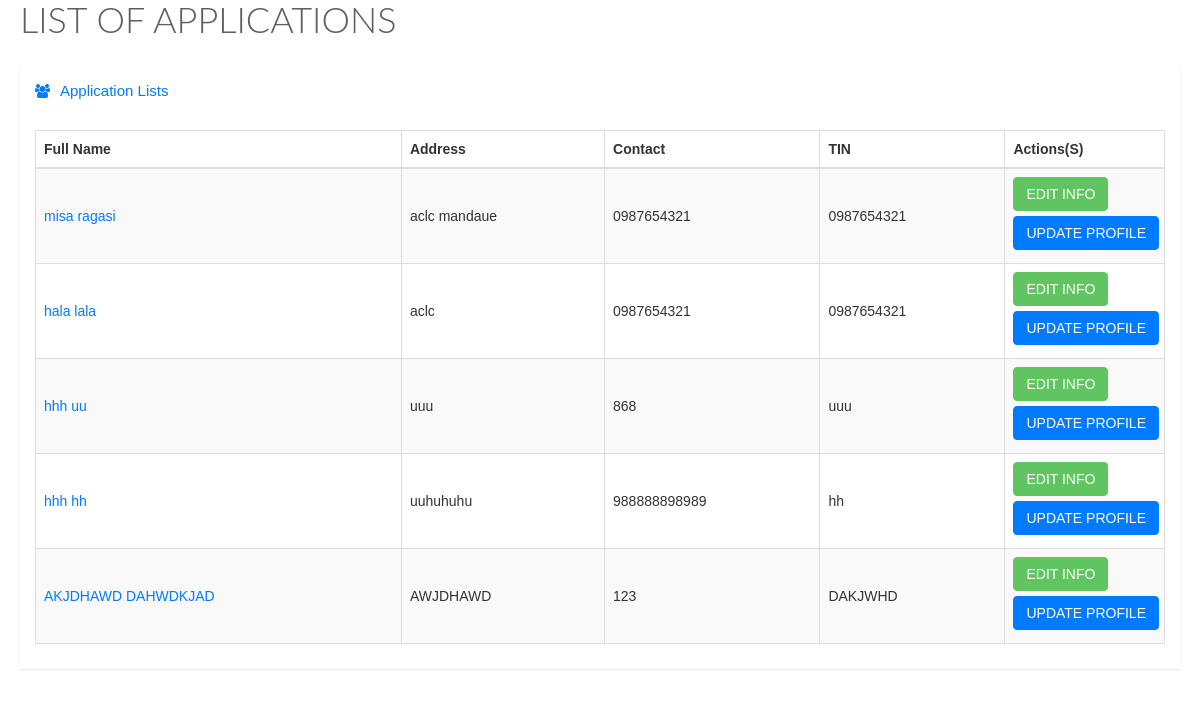
The page /listapplications.php on the database its author committed.
### tables this page shows
CREATE TABLE `customerlists` (
  `id` int(11) NOT NULL,
  `customerid` varchar(20) NOT NULL,
  `firstname` varchar(100) NOT NULL,
  `middlename` varchar(100) NOT NULL,
  `lastname` varchar(100) NOT NULL,
  `tin` varchar(100) NOT NULL,
  `address` text NOT NULL,
  `contact` varchar(100) NOT NULL,
  `profile` text NOT NULL
);

### listapplications.php (the view, shortened to what this page needs)
<link href="stylesheets/bootstrap.min.css" media="all" rel="stylesheet" type="text/css" />
    <link href="stylesheets/font-awesome.min.css" media="all" rel="stylesheet" type="text/css" />
    <link href="stylesheets/datatables.css" media="all" rel="stylesheet" type="text/css" />
    <link href="stylesheets/style.css" media="all" rel="stylesheet" type="text/css" />
     <link href="stylesheets/jquery.fancybox.css" media="all" rel="stylesheet" type="text/css" />
     <div id="msg"></div><div id="stocks1">
    <div class="animated fadeInDown">
        <div class="page-title">
          <h1>
          </h1>
        </div>
        <div class="row">
          <div class="col-lg-12">
            <div class="widget-container fluid-height clearfix">
              <div class="heading">
                <i class="fa fa-users"></i>Application Lists
              </div>
              <div class="widget-content padded clearfix">
                <table class="table table-bordered table-striped" id="dataTable1">
                  <thead>
                    <th>
                      Full Name
                    </th>
                    <th>
                     Address
                    </th>
                    <th class="hidden-xs">
                     Contact
                    </th>
                    <th class="hidden-xs">
                      TIN
                    </th>
                    <th>Actions(S)</th>
                  </thead>
                  <tbody>
                     <?php
                        include 'db/connection.php';
                        $accounts = $dbConn->query("SELECT * FROM customerlists");
                        while ($getaccounts = $accounts->fetch(PDO::FETCH_ASSOC))
                        {
                        ?>
                        <tr>
                        <td><a href="#<?php echo $getaccounts['id'];?>" class="fancybox"><?php echo $getaccounts['firstname'].' '.$getaccounts['lastname'];?></a></td>
                          <td> <?php echo $getaccounts['address'];?></td>
                           <td><?php echo $getaccounts['contact'];?></td>
                           <td><?php echo $getaccounts['tin'];?></td>
                          <td class="actions">
                        <button class="btn btn-success" data-edit="<?php echo $getaccounts['id'];?>" id="edit_info">EDIT INFO</button>  <button class="btn btn-primary" data-update="<?php echo $getaccounts['id'];?>" id="update_profile">UPDATE PROFILE</button>
                      </td>
                                 </tr>
                                 <?php } ?>
                  </tbody>
                </table>
              </div>
            </div>
          </div>
        </div>
        </div>
        </div>

### rows shown on the page
customerlists: firstname "misa", lastname "ragasi", address "aclc mandaue", contact "0987654321", tin "0987654321"
customerlists: firstname "hala", lastname "lala", address "aclc", contact "0987654321", tin "0987654321"
customerlists: firstname "hhh", lastname "uu", address "uuu", contact "868", tin "uuu"
customerlists: firstname "hhh", lastname "hh", address "uuhuhuhu", contact "988888898989", tin "hh"
customerlists: firstname "AKJDHAWD", lastname "DAHWDKJAD", address "AWJDHAWD", contact "123", tin "DAKJWHD"
